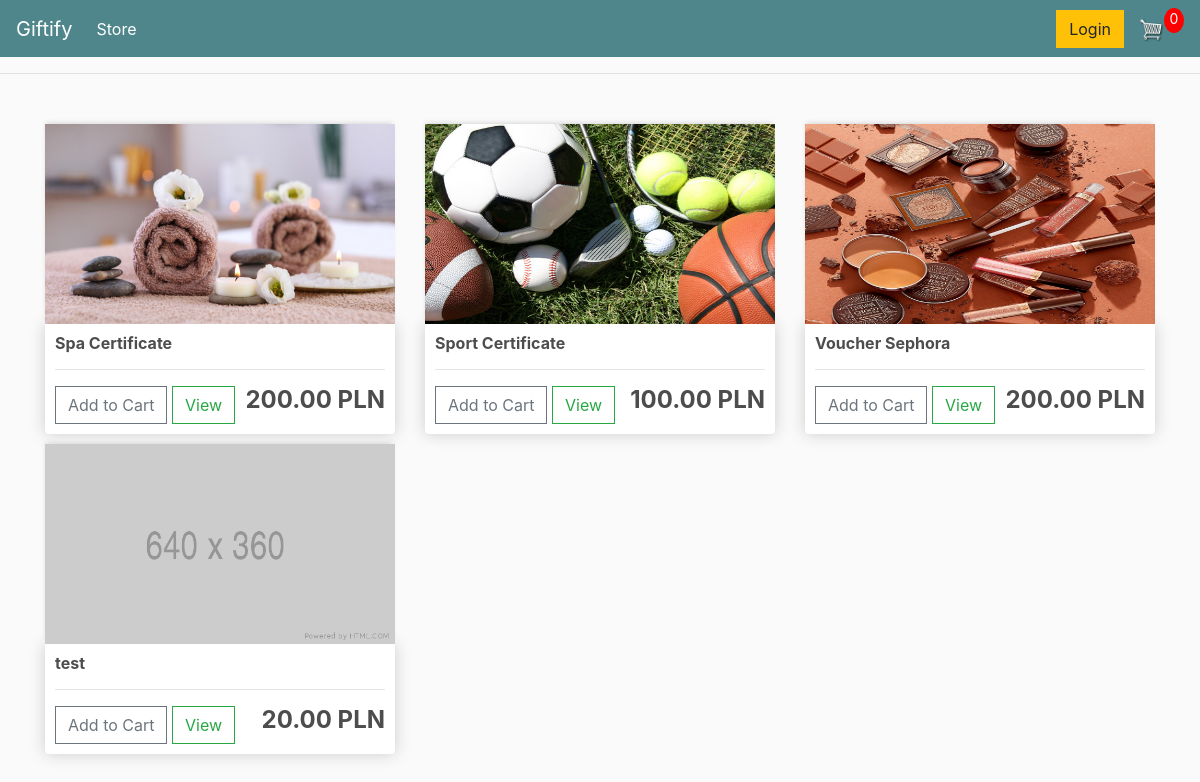
The page / on the database its author committed.
### store/models.py (models this page shows, shortened)
class Product(models.Model):
    name = models.CharField(max_length=200)
    price = models.DecimalField(max_digits=7, decimal_places=2)
    image = models.ImageField(null=True, blank=True)
    @property
    def imageURL(self):
        try:
            url = self.image.url
        except:
            url = ""
        return url

### store/views.py (the view)
# urls.py: path("", include("store.urls")),
def store(request):
    if request.user.is_authenticated:
        customer = request.user.customer
        order, created = Order.objects.get_or_create(customer=customer, complete=False)
        items = order.orderitem_set.all()
        cartItems = order.get_cart_items
    else:
        items = []
        order = {"get_cart_total": 0, "get_cart_items": 0}
        cartItems = order["get_cart_items"]
    products = Product.objects.all()
    context = {"products": products, "cartItems": cartItems}
    return render(request, "store/store.html", context)

### store/templates/store/store.html
{% extends 'store/main.html' %} {% load static %} {% block content %}
<div class="row">
  {% for product in products %}
  <div class="col-lg-4">
    <img class="thumbnail" src="{{product.imageURL}}" />
    <div class="box-element product">
      <h6><strong>{{product.name}}</strong></h6>
      <hr />
      <button data-product="{{product.id}}" data-action="add" class="btn btn-outline-secondary add-btn update-cart">Add to Cart</button>
      <a class="btn btn-outline-success" href="#">View</a>
      <h4 style="float: right"><strong>{{product.price}} PLN</strong></h4>
    </div>
  </div>
  {% endfor %}
</div>
{% endblock content %}

### static/css/main.css (style rules this page uses)
body { background-color: hsl(0, 0%, 98%); }
h1, h2, h3, h4, h5, h6 { color: hsl(0, 0%, 30%); }
.box-element { box-shadow: hsl(0, 0%, 80%) 0 0 16px; background-color: #fff; border-radius: 4px; padding: 10px; }
.thumbnail { width: 100%; height: 200px; -webkit-box-shadow: -1px -3px 5px -2px rgba(214, 214, 214, 1); -moz-box-shadow: -1px -3px 5px -2px rgba(214, 214, 214, 1); box-shadow: -1px -3px 5px -2px rgba(214, 214, 214, 1); }
.product { border-radius: 0 0 4px 4px; }
.col-lg-4, .col-lg-6, .col-lg-8, .col-lg-12 { margin-top: 10px; }
.btn { border-radius: 0; }

### rows shown on the page
Product: imageURL (picture), name "Spa Certificate", price "200.00"
Product: imageURL (picture), name "Sport Certificate", price "100.00"
Product: imageURL (picture), name "Voucher Sephora", price "200.00"
Product: imageURL (placeholder picture), name "test", price "20.00"

### other values the page prints
{{ cartItems }} "0"
